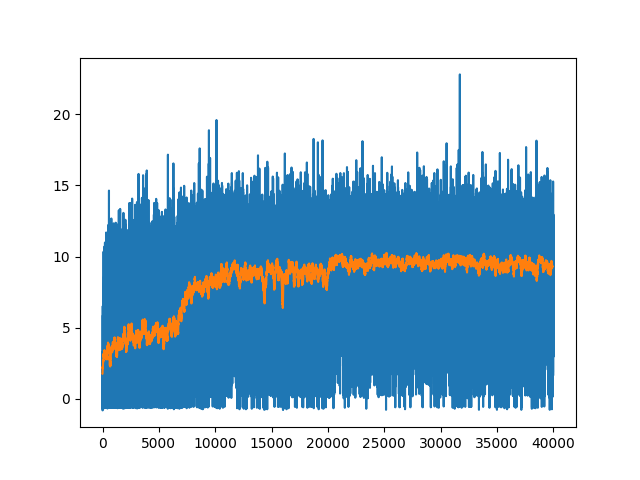

Generate this figure with Python:
import numpy as np
import matplotlib.pyplot as plt
import tqdm

class StateActionFeatureVectorWithTile():
    def __init__(self):
        """
        state_low: possible minimum value for each dimension in state
        state_high: possible maimum value for each dimension in state
        num_actions: the number of possible actions
        num_tilings: # tilings
        tile_width: tile width for each dimension
        """
        # TODO: implement here
        pass

    def feature_vector_len(self) -> int:
        """
        return dimension of feature_vector: d = num_actions * num_tilings * num_tiles
        """
        # TODO: implement this method
        return 10*(3*3*2+3*8*3)

    def __call__(self, s, done, a) -> np.array:
        """
        implement function x: S+ x A -> [0,1]^d
        if done is True, then return 0^d
        """
        # TODO: implement this method
        x = np.zeros((10, 3*3*2+3*8*3))
        if not done:
            x[a, :] = np.concatenate((s[0].reshape(-1), s[1].reshape(-1)))
        return x.reshape(-1)

def SarsaLambda(
    env, # openai gym environment
    gamma:float, # discount factor
    lam:float, # decay rate
    alphas:list, # step size
    X:StateActionFeatureVectorWithTile,
    num_episodes:list,
) -> np.array:
    """
    Implement True online Sarsa(\lambda)
    """

    def epsilon_greedy_policy(s,done,w,epsilon=0.01):
        nA = env.action_space.n
        Q = [np.dot(w, X(s,done,a)) for a in range(nA)]

        if np.random.rand() < epsilon:
            return np.random.randint(nA)
        else:
            return np.argmax(Q)

    w = np.zeros((X.feature_vector_len()))
    Gs = []

    #TODO: implement this function
    for alpha, num_episode in zip(alphas, num_episodes):
        for i in tqdm.tqdm(range(num_episode)):
            # print(i)
            state = env.reset()
            act = epsilon_greedy_policy(state, False, w)
            x = X(state, False, act)
            z = np.zeros_like(x)
            q_old = 0
            G = 0.
            k = 0
            while True:
                state, reward, done, info = env.step(act)
                G += reward * gamma ** k
                k += 1
                act = epsilon_greedy_policy(state, done, w)
                x_ = X(state, False, act)
                q = np.dot(w, x)
                q_ = np.dot(w, x_)
                delta = reward + gamma * q_ - q
                z = gamma * lam * z + (1 - alpha * gamma * lam * np.dot(z, x)) * x
                w = w + alpha * (delta + q - q_old) * z - alpha * (q - q_old) * x
                q_old = q_
                x = x_
                if done == True:
                    break
            Gs.append(G)
    plt.plot(Gs)
    Gs_avg = np.convolve(Gs, np.ones(100), 'valid') / 100
    plt.plot(Gs_avg)
    plt.savefig("sarsa_lambda.png")
    
    return w
